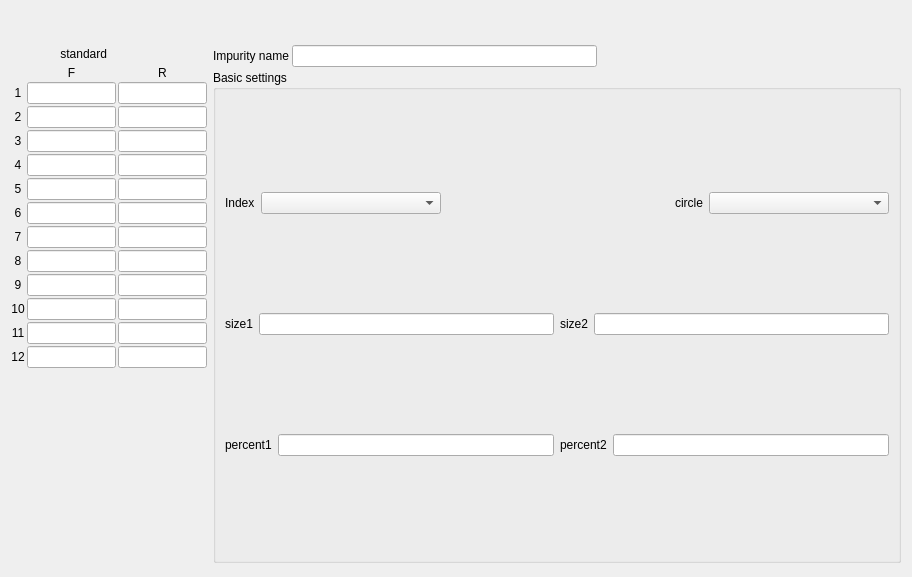
<?xml version="1.0" encoding="UTF-8"?>
<ui version="4.0">
 <class>SuppressLargeSenseSetWidget</class>
 <widget class="QWidget" name="SuppressLargeSenseSetWidget">
  <property name="geometry">
   <rect>
    <x>0</x>
    <y>0</y>
    <width>912</width>
    <height>577</height>
   </rect>
  </property>
  <property name="windowTitle">
   <string>Form</string>
  </property>
  <layout class="QVBoxLayout" name="verticalLayout_3">
   <property name="spacing">
    <number>3</number>
   </property>
   <property name="topMargin">
    <number>3</number>
   </property>
   <item>
    <widget class="QWidget" name="widgettitle" native="true">
     <layout class="QHBoxLayout" name="horizontalLayout_8">
      <item>
       <spacer name="horizontalSpacer_11">
        <property name="orientation">
         <enum>Qt::Horizontal</enum>
        </property>
        <property name="sizeHint" stdset="0">
         <size>
          <width>40</width>
          <height>20</height>
         </size>
        </property>
       </spacer>
      </item>
      <item>
       <widget class="QLabel" name="label_group">
        <property name="sizePolicy">
         <sizepolicy hsizetype="Preferred" vsizetype="Fixed">
          <horstretch>0</horstretch>
          <verstretch>0</verstretch>
         </sizepolicy>
        </property>
        <property name="text">
         <string/>
        </property>
        <property name="alignment">
         <set>Qt::AlignCenter</set>
        </property>
       </widget>
      </item>
      <item>
       <spacer name="horizontalSpacer_12">
        <property name="orientation">
         <enum>Qt::Horizontal</enum>
        </property>
        <property name="sizeHint" stdset="0">
         <size>
          <width>40</width>
          <height>20</height>
         </size>
        </property>
       </spacer>
      </item>
     </layout>
    </widget>
   </item>
   <item>
    <widget class="QWidget" name="widgetmain" native="true">
     <layout class="QHBoxLayout" name="horizontalLayout" stretch="2,7">
      <property name="leftMargin">
       <number>0</number>
      </property>
      <property name="topMargin">
       <number>0</number>
      </property>
      <property name="rightMargin">
       <number>0</number>
      </property>
      <property name="bottomMargin">
       <number>0</number>
      </property>
      <item>
       <layout class="QVBoxLayout" name="verticalLayout">
        <property name="spacing">
         <number>2</number>
        </property>
        <item>
         <layout class="QHBoxLayout" name="horizontalLayout_2">
          <property name="sizeConstraint">
           <enum>QLayout::SetDefaultConstraint</enum>
          </property>
          <item>
           <spacer name="horizontalSpacer_5">
            <property name="orientation">
             <enum>Qt::Horizontal</enum>
            </property>
            <property name="sizeHint" stdset="0">
             <size>
              <width>40</width>
              <height>20</height>
             </size>
            </property>
           </spacer>
          </item>
          <item>
           <widget class="QLabel" name="standard_titlelbl">
            <property name="maximumSize">
             <size>
              <width>16777215</width>
              <height>50</height>
             </size>
            </property>
            <property name="text">
             <string notr="true">standard</string>
            </property>
            <property name="alignment">
             <set>Qt::AlignRight|Qt::AlignTrailing|Qt::AlignVCenter</set>
            </property>
           </widget>
          </item>
          <item>
           <widget class="QLabel" name="standardlbl">
            <property name="minimumSize">
             <size>
              <width>50</width>
              <height>0</height>
             </size>
            </property>
            <property name="maximumSize">
             <size>
              <width>16777215</width>
              <height>50</height>
             </size>
            </property>
            <property name="text">
             <string/>
            </property>
           </widget>
          </item>
          <item>
           <spacer name="horizontalSpacer_6">
            <property name="orientation">
             <enum>Qt::Horizontal</enum>
            </property>
            <property name="sizeHint" stdset="0">
             <size>
              <width>40</width>
              <height>20</height>
             </size>
            </property>
           </spacer>
          </item>
         </layout>
        </item>
        <item>
         <layout class="QGridLayout" name="gridLayout_2">
          <item row="1" column="1">
           <widget class="myLineEdit" name="lineEdit">
            <property name="alignment">
             <set>Qt::AlignCenter</set>
            </property>
           </widget>
          </item>
          <item row="12" column="0">
           <widget class="QLabel" name="label_1_12">
            <property name="text">
             <string notr="true">12</string>
            </property>
            <property name="alignment">
             <set>Qt::AlignCenter</set>
            </property>
           </widget>
          </item>
          <item row="11" column="2">
           <widget class="myLineEdit" name="lineEdit_1_10">
            <property name="alignment">
             <set>Qt::AlignCenter</set>
            </property>
           </widget>
          </item>
          <item row="12" column="2">
           <widget class="myLineEdit" name="lineEdit_1_11">
            <property name="alignment">
             <set>Qt::AlignCenter</set>
            </property>
           </widget>
          </item>
          <item row="8" column="0">
           <widget class="QLabel" name="label_1_8">
            <property name="text">
             <string notr="true">8</string>
            </property>
            <property name="alignment">
             <set>Qt::AlignCenter</set>
            </property>
           </widget>
          </item>
          <item row="6" column="2">
           <widget class="myLineEdit" name="lineEdit_1_5">
            <property name="alignment">
             <set>Qt::AlignCenter</set>
            </property>
           </widget>
          </item>
          <item row="8" column="1">
           <widget class="myLineEdit" name="lineEdit_8">
            <property name="alignment">
             <set>Qt::AlignCenter</set>
            </property>
           </widget>
          </item>
          <item row="10" column="0">
           <widget class="QLabel" name="label_1_10">
            <property name="text">
             <string notr="true">10</string>
            </property>
            <property name="alignment">
             <set>Qt::AlignCenter</set>
            </property>
           </widget>
          </item>
          <item row="4" column="2">
           <widget class="myLineEdit" name="lineEdit_1_3">
            <property name="alignment">
             <set>Qt::AlignCenter</set>
            </property>
           </widget>
          </item>
          <item row="1" column="2">
           <widget class="myLineEdit" name="lineEdit_1_0">
            <property name="alignment">
             <set>Qt::AlignCenter</set>
            </property>
           </widget>
          </item>
          <item row="7" column="2">
           <widget class="myLineEdit" name="lineEdit_1_6">
            <property name="alignment">
             <set>Qt::AlignCenter</set>
            </property>
           </widget>
          </item>
          <item row="11" column="0">
           <widget class="QLabel" name="label_1_11">
            <property name="text">
             <string notr="true">11</string>
            </property>
            <property name="alignment">
             <set>Qt::AlignCenter</set>
            </property>
           </widget>
          </item>
          <item row="3" column="0">
           <widget class="QLabel" name="label_1_3">
            <property name="text">
             <string notr="true">3</string>
            </property>
            <property name="alignment">
             <set>Qt::AlignCenter</set>
            </property>
           </widget>
          </item>
          <item row="4" column="0">
           <widget class="QLabel" name="label_1_4">
            <property name="text">
             <string notr="true">4</string>
            </property>
            <property name="alignment">
             <set>Qt::AlignCenter</set>
            </property>
           </widget>
          </item>
          <item row="3" column="2">
           <widget class="myLineEdit" name="lineEdit_1_2">
            <property name="alignment">
             <set>Qt::AlignCenter</set>
            </property>
           </widget>
          </item>
          <item row="7" column="0">
           <widget class="QLabel" name="label_1_7">
            <property name="text">
             <string notr="true">7</string>
            </property>
            <property name="alignment">
             <set>Qt::AlignCenter</set>
            </property>
           </widget>
          </item>
          <item row="12" column="1">
           <widget class="myLineEdit" name="lineEdit_12">
            <property name="alignment">
             <set>Qt::AlignCenter</set>
            </property>
           </widget>
          </item>
          <item row="5" column="2">
           <widget class="myLineEdit" name="lineEdit_1_4">
            <property name="alignment">
             <set>Qt::AlignCenter</set>
            </property>
           </widget>
          </item>
          <item row="10" column="2">
           <widget class="myLineEdit" name="lineEdit_1_9">
            <property name="alignment">
             <set>Qt::AlignCenter</set>
            </property>
           </widget>
          </item>
          <item row="9" column="2">
           <widget class="myLineEdit" name="lineEdit_1_8">
            <property name="alignment">
             <set>Qt::AlignCenter</set>
            </property>
           </widget>
          </item>
          <item row="6" column="0">
           <widget class="QLabel" name="label_1_6">
            <property name="text">
             <string notr="true">6</string>
            </property>
            <property name="alignment">
             <set>Qt::AlignCenter</set>
            </property>
           </widget>
          </item>
          <item row="7" column="1">
           <widget class="myLineEdit" name="lineEdit_7">
            <property name="alignment">
             <set>Qt::AlignCenter</set>
            </property>
           </widget>
          </item>
          <item row="9" column="1">
           <widget class="myLineEdit" name="lineEdit_9">
            <property name="alignment">
             <set>Qt::AlignCenter</set>
            </property>
           </widget>
          </item>
          <item row="0" column="1">
           <widget class="QLabel" name="label_front">
            <property name="sizePolicy">
             <sizepolicy hsizetype="Preferred" vsizetype="Fixed">
              <horstretch>0</horstretch>
              <verstretch>0</verstretch>
             </sizepolicy>
            </property>
            <property name="text">
             <string notr="true">F</string>
            </property>
            <property name="alignment">
             <set>Qt::AlignCenter</set>
            </property>
           </widget>
          </item>
          <item row="2" column="0">
           <widget class="QLabel" name="label_1_2">
            <property name="text">
             <string notr="true">2</string>
            </property>
            <property name="alignment">
             <set>Qt::AlignCenter</set>
            </property>
           </widget>
          </item>
          <item row="2" column="2">
           <widget class="myLineEdit" name="lineEdit_1_1">
            <property name="alignment">
             <set>Qt::AlignCenter</set>
            </property>
           </widget>
          </item>
          <item row="11" column="1">
           <widget class="myLineEdit" name="lineEdit_11">
            <property name="alignment">
             <set>Qt::AlignCenter</set>
            </property>
           </widget>
          </item>
          <item row="3" column="1">
           <widget class="myLineEdit" name="lineEdit_3">
            <property name="alignment">
             <set>Qt::AlignCenter</set>
            </property>
           </widget>
          </item>
          <item row="5" column="1">
           <widget class="myLineEdit" name="lineEdit_5">
            <property name="alignment">
             <set>Qt::AlignCenter</set>
            </property>
           </widget>
          </item>
          <item row="4" column="1">
           <widget class="myLineEdit" name="lineEdit_4">
            <property name="alignment">
             <set>Qt::AlignCenter</set>
            </property>
           </widget>
          </item>
          <item row="1" column="0">
           <widget class="QLabel" name="label_1_1">
            <property name="text">
             <string notr="true">1</string>
            </property>
            <property name="alignment">
             <set>Qt::AlignCenter</set>
            </property>
           </widget>
          </item>
          <item row="10" column="1">
           <widget class="myLineEdit" name="lineEdit_10">
            <property name="alignment">
             <set>Qt::AlignCenter</set>
            </property>
           </widget>
          </item>
          <item row="0" column="2">
           <widget class="QLabel" name="label_rear">
            <property name="sizePolicy">
             <sizepolicy hsizetype="Preferred" vsizetype="Fixed">
              <horstretch>0</horstretch>
              <verstretch>0</verstretch>
             </sizepolicy>
            </property>
            <property name="text">
             <string notr="true">R</string>
            </property>
            <property name="alignment">
             <set>Qt::AlignCenter</set>
            </property>
           </widget>
          </item>
          <item row="8" column="2">
           <widget class="myLineEdit" name="lineEdit_1_7">
            <property name="alignment">
             <set>Qt::AlignCenter</set>
            </property>
           </widget>
          </item>
          <item row="2" column="1">
           <widget class="myLineEdit" name="lineEdit_2">
            <property name="alignment">
             <set>Qt::AlignCenter</set>
            </property>
           </widget>
          </item>
          <item row="9" column="0">
           <widget class="QLabel" name="label_1_9">
            <property name="text">
             <string notr="true">9</string>
            </property>
            <property name="alignment">
             <set>Qt::AlignCenter</set>
            </property>
           </widget>
          </item>
          <item row="6" column="1">
           <widget class="myLineEdit" name="lineEdit_6">
            <property name="alignment">
             <set>Qt::AlignCenter</set>
            </property>
           </widget>
          </item>
          <item row="5" column="0">
           <widget class="QLabel" name="label_1_5">
            <property name="text">
             <string notr="true">5</string>
            </property>
            <property name="alignment">
             <set>Qt::AlignCenter</set>
            </property>
           </widget>
          </item>
          <item row="13" column="1">
           <spacer name="verticalSpacer">
            <property name="orientation">
             <enum>Qt::Vertical</enum>
            </property>
            <property name="sizeHint" stdset="0">
             <size>
              <width>20</width>
              <height>40</height>
             </size>
            </property>
           </spacer>
          </item>
         </layout>
        </item>
       </layout>
      </item>
      <item>
       <layout class="QVBoxLayout" name="verticalLayout_7" stretch="1,4,1">
        <property name="spacing">
         <number>3</number>
        </property>
        <item>
         <layout class="QHBoxLayout" name="horizontalLayout_15">
          <property name="topMargin">
           <number>1</number>
          </property>
          <item>
           <widget class="QLabel" name="label">
            <property name="sizePolicy">
             <sizepolicy hsizetype="Preferred" vsizetype="Fixed">
              <horstretch>0</horstretch>
              <verstretch>0</verstretch>
             </sizepolicy>
            </property>
            <property name="text">
             <string notr="true">Impurity name</string>
            </property>
           </widget>
          </item>
          <item>
           <widget class="myLineEdit" name="sNamelineEdit">
            <property name="alignment">
             <set>Qt::AlignCenter</set>
            </property>
           </widget>
          </item>
          <item>
           <spacer name="horizontalSpacer_8">
            <property name="orientation">
             <enum>Qt::Horizontal</enum>
            </property>
            <property name="sizeHint" stdset="0">
             <size>
              <width>40</width>
              <height>20</height>
             </size>
            </property>
           </spacer>
          </item>
         </layout>
        </item>
        <item>
         <widget class="QGroupBox" name="groupBox_4">
          <property name="title">
           <string notr="true">Basic settings</string>
          </property>
          <layout class="QVBoxLayout" name="verticalLayout_2">
           <item>
            <layout class="QHBoxLayout" name="horizontalLayout_3">
             <item>
              <widget class="QLabel" name="label_4">
               <property name="text">
                <string>Index</string>
               </property>
              </widget>
             </item>
             <item>
              <widget class="QComboBox" name="comboBox_index">
               <property name="minimumSize">
                <size>
                 <width>180</width>
                 <height>0</height>
                </size>
               </property>
              </widget>
             </item>
             <item>
              <spacer name="horizontalSpacer">
               <property name="orientation">
                <enum>Qt::Horizontal</enum>
               </property>
               <property name="sizeHint" stdset="0">
                <size>
                 <width>108</width>
                 <height>20</height>
                </size>
               </property>
              </spacer>
             </item>
             <item>
              <widget class="QLabel" name="label_circle">
               <property name="text">
                <string>circle</string>
               </property>
              </widget>
             </item>
             <item>
              <widget class="QComboBox" name="comboBox_circle">
               <property name="minimumSize">
                <size>
                 <width>180</width>
                 <height>0</height>
                </size>
               </property>
              </widget>
             </item>
            </layout>
           </item>
           <item>
            <layout class="QHBoxLayout" name="horizontalLayout_9">
             <item>
              <layout class="QHBoxLayout" name="horizontalLayout_4">
               <item>
                <widget class="QLabel" name="label_size1">
                 <property name="text">
                  <string>size1</string>
                 </property>
                </widget>
               </item>
               <item>
                <widget class="myLineEdit" name="size1lineEdit">
                 <property name="alignment">
                  <set>Qt::AlignCenter</set>
                 </property>
                </widget>
               </item>
              </layout>
             </item>
             <item>
              <layout class="QHBoxLayout" name="horizontalLayout_5">
               <item>
                <widget class="QLabel" name="label_size2">
                 <property name="text">
                  <string>size2</string>
                 </property>
                </widget>
               </item>
               <item>
                <widget class="myLineEdit" name="size2lineEdit">
                 <property name="alignment">
                  <set>Qt::AlignCenter</set>
                 </property>
                </widget>
               </item>
              </layout>
             </item>
            </layout>
           </item>
           <item>
            <layout class="QHBoxLayout" name="horizontalLayout_10">
             <item>
              <layout class="QHBoxLayout" name="horizontalLayout_6">
               <item>
                <widget class="QLabel" name="label_percent1">
                 <property name="text">
                  <string>percent1</string>
                 </property>
                </widget>
               </item>
               <item>
                <widget class="myLineEdit" name="percent1lineEdit">
                 <property name="alignment">
                  <set>Qt::AlignCenter</set>
                 </property>
                </widget>
               </item>
              </layout>
             </item>
             <item>
              <layout class="QHBoxLayout" name="horizontalLayout_7">
               <item>
                <widget class="QLabel" name="label_percent2">
                 <property name="text">
                  <string>percent2</string>
                 </property>
                </widget>
               </item>
               <item>
                <widget class="myLineEdit" name="percent2lineEdit">
                 <property name="alignment">
                  <set>Qt::AlignCenter</set>
                 </property>
                </widget>
               </item>
              </layout>
             </item>
            </layout>
           </item>
          </layout>
         </widget>
        </item>
        <item>
         <widget class="QWidget" name="widget_3" native="true">
          <property name="sizePolicy">
           <sizepolicy hsizetype="Preferred" vsizetype="Fixed">
            <horstretch>0</horstretch>
            <verstretch>0</verstretch>
           </sizepolicy>
          </property>
          <layout class="QHBoxLayout" name="horizontalLayout_23">
           <property name="topMargin">
            <number>0</number>
           </property>
           <property name="bottomMargin">
            <number>0</number>
           </property>
          </layout>
         </widget>
        </item>
       </layout>
      </item>
     </layout>
    </widget>
   </item>
  </layout>
 </widget>
 <customwidgets>
  <customwidget>
   <class>myLineEdit</class>
   <extends>QLineEdit</extends>
   <header location="global">mysortwidget/mylineedit.h</header>
  </customwidget>
 </customwidgets>
 <resources/>
 <connections/>
</ui>
